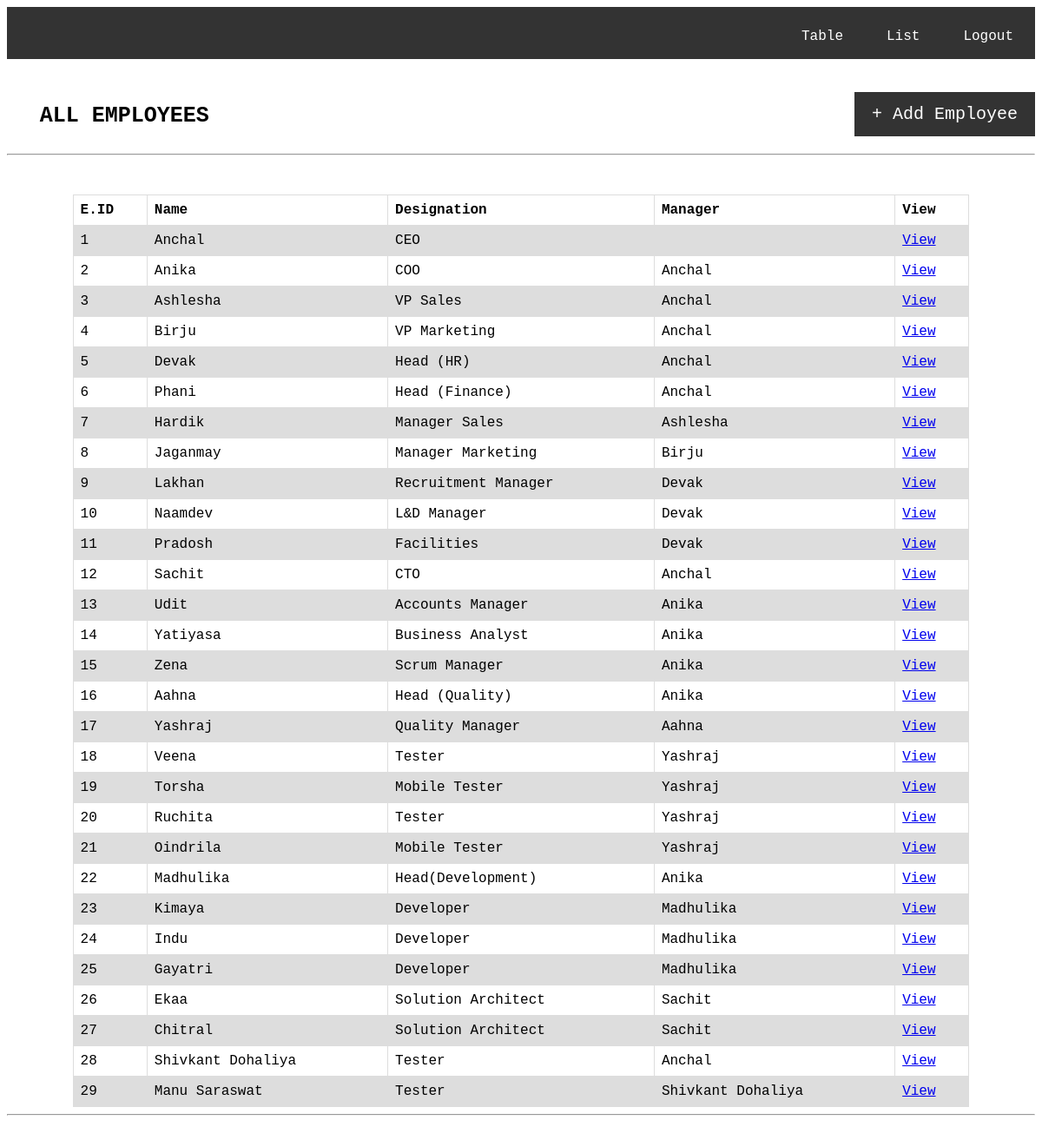
Page /Nineleaps/welcome.php on the committed database.
### tables this page shows
CREATE TABLE `Employee` (
  `EID` int(11) NOT NULL,
  `Name` varchar(30) NOT NULL,
  `Designation` varchar(30) DEFAULT NULL,
  `Manager` varchar(30) DEFAULT NULL
);

### Nineleaps/databaseConnect.php (called while the page is built, shortened)
<?php
class databaseConnect{
			private  $servername = "localhost";
			private  $username = "id2271749_nineleaps";
			private  $password = "Nineleaps@1234";
			private  $dbname = "id2271749_nineleaps";
			function connect(){
			$conn = new mysqli($this->servername, $this->username, $this->password, $this->dbname);
			if ($conn->connect_error) {
			die("Connection failed: " . $conn->connect_error);
			}
			else
				$this->myconn=$conn;
			}
}
?>

### Nineleaps/welcome.php (the view, shortened to what this page needs)
<html>
<head>
</head>
<body oncontextmenu="return false" style="height: 427px; ">
	<div class="Menu" style="height: 90px; ">
    <ul style="height: 60px; ">
    <li style="height: 60px; "><a href="https://shivkantdohaliya.000webhostapp.com/Nineleaps/NineLeapsHrPanel.php">Logout</a></li>
    <li style="height: 60px; "><a href="https://shivkantdohaliya.000webhostapp.com/Nineleaps/list.php">List</a></li>
    <li style="height: 60px; "><a href="https://shivkantdohaliya.000webhostapp.com/Nineleaps/welcome.php">Table</a></li>
    </ul>
	</div>
	<div>
	        <h2 class="heading">ALL EMPLOYEES</h2>
			<a href="https://shivkantdohaliya.000webhostapp.com/Nineleaps/addEmployee.php"><input class="add" type="submit" value="+ Add Employee"  onClick="history.go(0)"></a>
			<br>
			<hr class="line">
	</div>
	<div class="table" >
	<?php
    include('databaseConnect.php');
    $connect = new databaseConnect();
    $connect->connect();
    $sql = "SELECT EID, Name, Designation, Manager FROM Employee";
	$result_id = mysqli_query($connect->myconn,$sql);
    echo "<table>";
    echo "<tr>
            <th>E.ID</th>
            <th>Name</th>
            <th>Designation</th>
            <th>Manager</th>
            <th>View</th>
          </tr>";
    while($row = mysqli_fetch_array($result_id)) {
    echo "<tr>";
    echo '<td>' . $row['EID'] . '</td>';
    echo '<td>' . $row['Name'] . '</td>';
    echo '<td>' . $row['Designation'] . '</td>';
    echo '<td>' . $row['Manager'] . '</td>';
    echo '<td><a href="show.php?id=' . $row['EID'] . '">View</a></td>';
    echo "</tr>";
    }
    echo "</table>";
    ?>
	</div>
	<hr class="line">
	<div class="Menu" style="height: 100px; ">
</body>
</html>

### Nineleaps/welcome.php (style rules this page uses)
ul { list-style-type: none; margin: 0; padding: 0; overflow: hidden; background-color: #333; }
li { float: right; }
li a { display: inline-block; color: white; text-align: center; padding: 14px 16px; text-decoration: none; padding: 25px; font-family:courier; }
table { font-family: courier; border-collapse: collapse; width : 100%; }
td, th { border: 1px solid #dddddd; text-align: left; padding: 8px; }
tr:nth-child(even) { background-color: #dddddd; }
.add { float : right; background-color: #333; color: white; padding: 14px 20px; margin: 8px 0; border: none; cursor: pointer; vertical-align: middle; font-family:courier; font-size:20px; }
.table { padding-left: 2cm; padding-right: 2cm; padding-top: 1cm; }
.heading { display: inline-block; font-size:25px; vertical-align: middle; padding-left:1cm; font-family: courier; }

### rows in the picture
employee: EID "1", Name "Anchal", Designation "CEO"
employee: EID "2", Name "Anika", Designation "COO", Manager "Anchal"
employee: EID "3", Name "Ashlesha", Designation "VP Sales", Manager "Anchal"
employee: EID "4", Name "Birju", Designation "VP Marketing", Manager "Anchal"
employee: EID "5", Name "Devak", Designation "Head (HR)", Manager "Anchal"
employee: EID "6", Name "Phani", Designation "Head (Finance)", Manager "Anchal"
employee: EID "7", Name "Hardik", Designation "Manager Sales", Manager "Ashlesha"
employee: EID "8", Name "Jaganmay", Designation "Manager Marketing", Manager "Birju"
employee: EID "9", Name "Lakhan", Designation "Recruitment Manager", Manager "Devak"
employee: EID "10", Name "Naamdev", Designation "L&D Manager", Manager "Devak"
employee: EID "11", Name "Pradosh", Designation "Facilities", Manager "Devak"
employee: EID "12", Name "Sachit", Designation "CTO", Manager "Anchal"
employee: EID "13", Name "Udit", Designation "Accounts Manager", Manager "Anika"
employee: EID "14", Name "Yatiyasa", Designation "Business Analyst", Manager "Anika"
employee: EID "15", Name "Zena", Designation "Scrum Manager", Manager "Anika"
employee: EID "16", Name "Aahna", Designation "Head (Quality)", Manager "Anika"
employee: EID "17", Name "Yashraj", Designation "Quality Manager", Manager "Aahna"
employee: EID "18", Name "Veena", Designation "Tester", Manager "Yashraj"
employee: EID "19", Name "Torsha", Designation "Mobile Tester", Manager "Yashraj"
employee: EID "20", Name "Ruchita", Designation "Tester", Manager "Yashraj"
employee: EID "21", Name "Oindrila", Designation "Mobile Tester", Manager "Yashraj"
employee: EID "22", Name "Madhulika", Designation "Head(Development)", Manager "Anika"
employee: EID "23", Name "Kimaya", Designation "Developer", Manager "Madhulika"
employee: EID "24", Name "Indu", Designation "Developer", Manager "Madhulika"
employee: EID "25", Name "Gayatri", Designation "Developer", Manager "Madhulika"
employee: EID "26", Name "Ekaa", Designation "Solution Architect", Manager "Sachit"
employee: EID "27", Name "Chitral", Designation "Solution Architect", Manager "Sachit"
employee: EID "28", Name "Shivkant Dohaliya", Designation "Tester", Manager "Anchal"
employee: EID "29", Name "Manu Saraswat", Designation "Tester", Manager "Shivkant Dohaliya"
